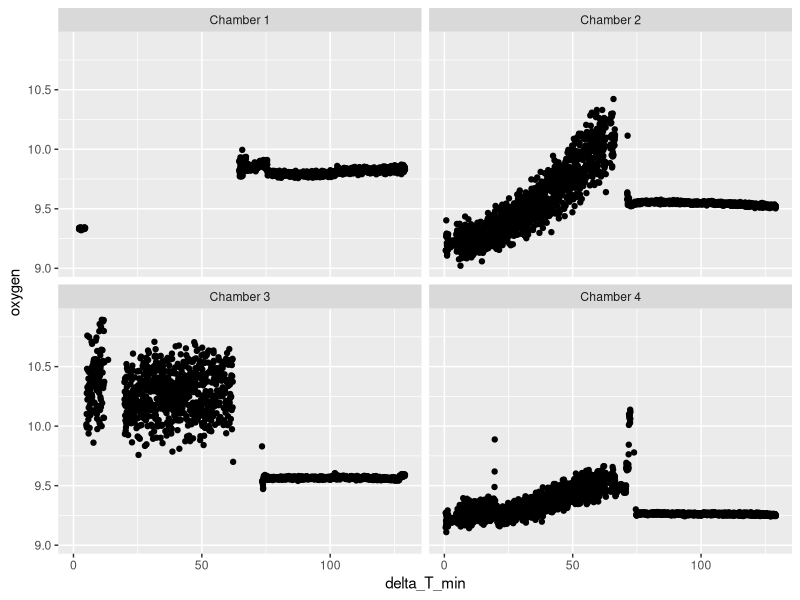
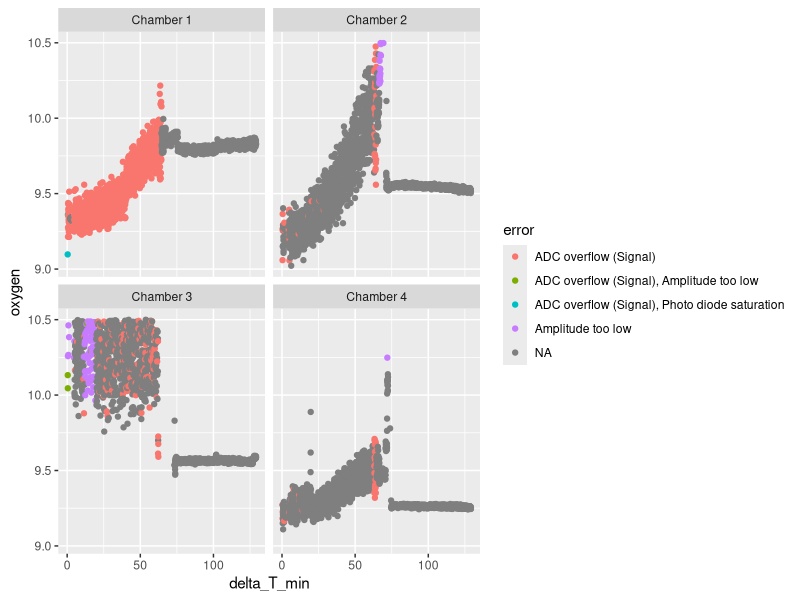
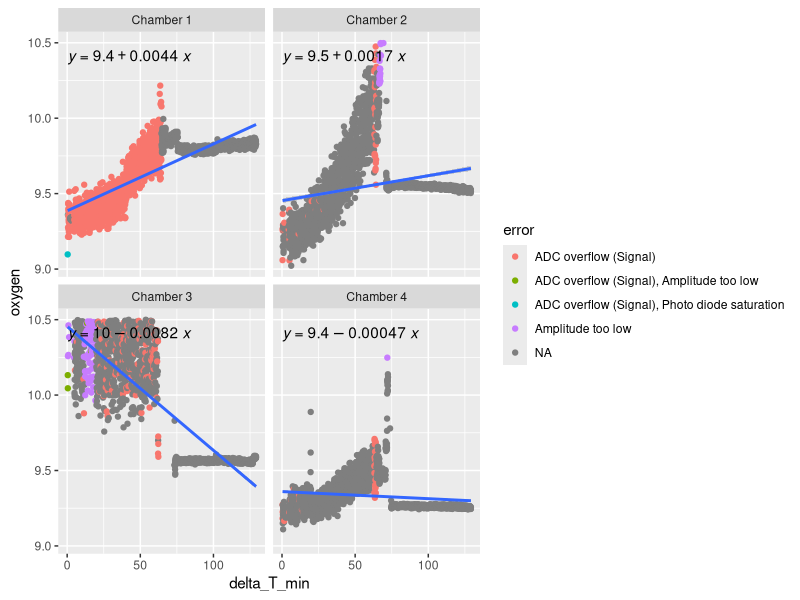
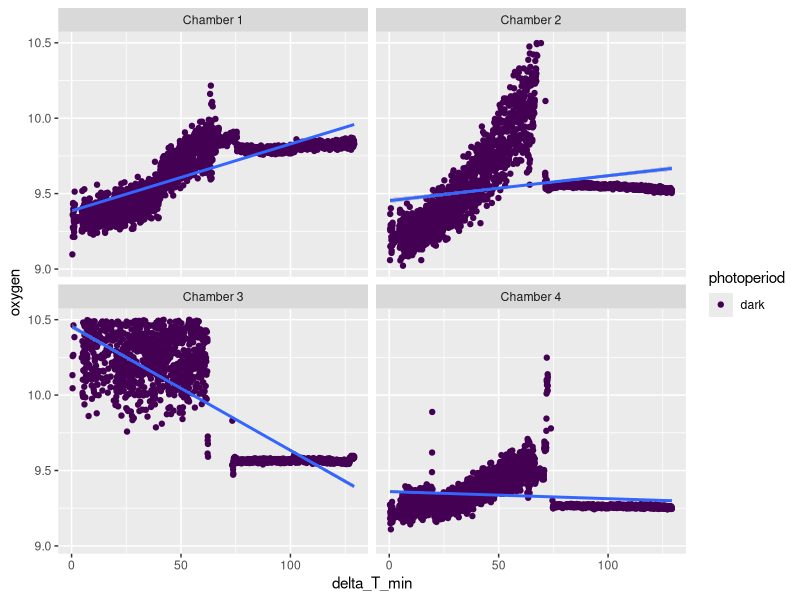
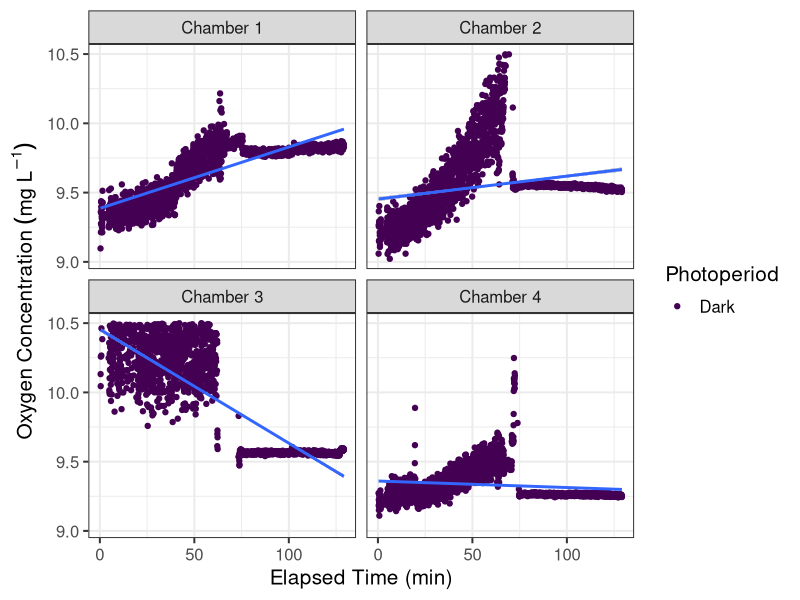
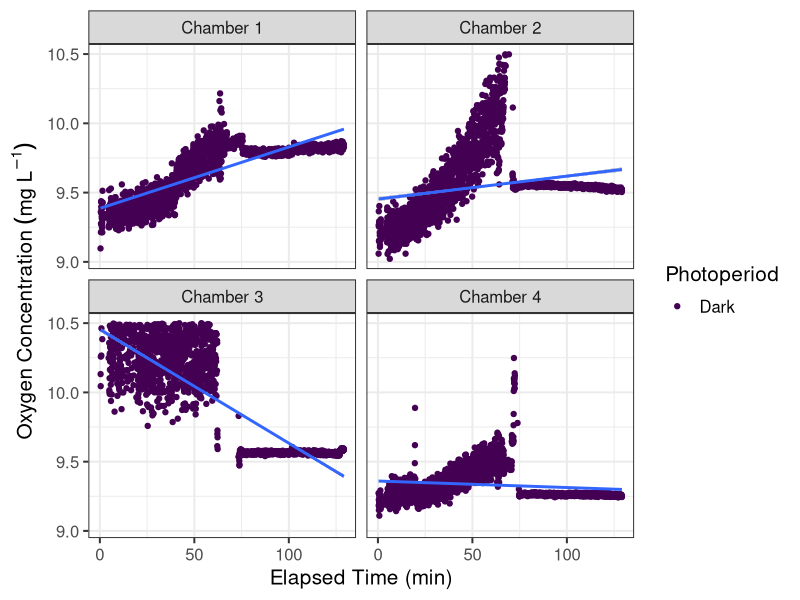
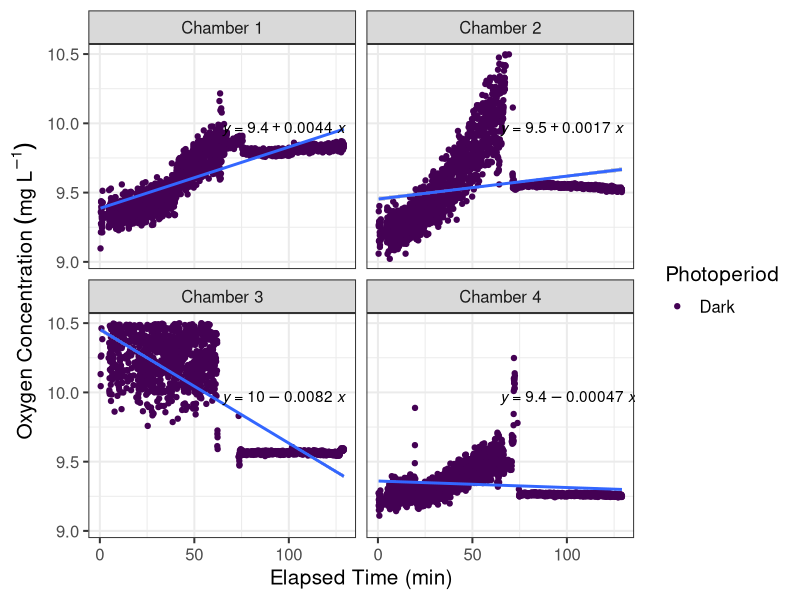

Recreate these plots in R, in order.
## ---- chunk 1
library(ggplot2)
library(tidyverse)
library(lubridate)
library(ggpubr)
# changing working directory from /scripts to /tahoe_lab_inc_analysis
knitr::opts_knit$set(root.dir = '..')
## ---- chunk 2
dat <- read_csv("data/201201_sugarpt_lab_inc_R.csv", skip = 1)
str(dat)
#View(dat)

# formatting date times column to posixct
dat$date_time_PST <- dmy_hms(dat$date, tz = "America/Los_Angeles")
head(dat)

# filtering out rows with error codes, and adding in chamber numbers based on sensor column
dat_2 <- dat %>%
  filter(is.na(error)) %>%
  mutate(chamber = ifelse(sensor == "Batch 3 (PSt3)", "Chamber 1", ifelse(sensor == "Batch 3_1 (PSt3)", "Chamber 2", ifelse(sensor == "Batch 3_2 (PSt3)", "Chamber 3", "Chamber 4"))))
head(dat_2)

# selecting only columns I need
dat_subset <- dat_2 %>%
  select(date, delta_T_min, oxygen, temp, chamber, date_time_PST)

## ---- chunk 3
# plotting only data points with no error code
dat_subset %>%
  ggplot(aes(x = delta_T_min, y = oxygen)) +
  geom_point() +
  facet_wrap(~chamber)

# plot of all data points (including rows with errors)
#first need to add chamber column to dat dataframe
dat_1 <- dat %>%
  mutate(chamber = ifelse(sensor == "Batch 3 (PSt3)", "Chamber 1", ifelse(sensor == "Batch 3_1 (PSt3)", "Chamber 2", ifelse(sensor == "Batch 3_2 (PSt3)", "Chamber 3", "Chamber 4")))) %>%
  filter(oxygen < 10.5 & oxygen > 0) #filtering out outlier datapoints

o2_plot <- dat_1 %>%
  ggplot(aes(x = delta_T_min, y = oxygen)) +
  geom_point(aes(color = error)) +
  facet_wrap(~chamber)
o2_plot
# lots of crazy data points in the data with errors included
## ---- chunk 4
# adding regression lines
o2_plot +
  geom_smooth(method = "lm") +
  stat_regline_equation()

# adding column in data based on light and dark periods to use for grouping of data points
head(dat_1)
dat_1 <- dat_1 %>%
  mutate(photoperiod = ifelse(date_time_PST >= "2020-12-01 17:08:00", "dark", "light"))

metab_plot <- dat_1 %>%
  ggplot(aes(x = delta_T_min, y = oxygen, group = photoperiod)) +
  geom_point(aes(color = photoperiod)) +
  geom_smooth(method = "lm") +
  facet_wrap(~chamber) +
  scale_color_viridis_d()
metab_plot

# still some spurious values dark photoperiod first started
# filtering data to remove some points in that transition from light to dark
dat_1_clean <- dat_1 %>%
  filter(date_time_PST < "2020-12-01 17:05:00" | date_time_PST > "2020-12-01 17:15:00")

# replotting using cleaned data
plot_metab_clean <- dat_1_clean %>%
   ggplot(aes(x = delta_T_min, y = oxygen, group = photoperiod)) +
  geom_point(aes(color = photoperiod)) +
  geom_smooth(method = "lm") +
  facet_wrap(~chamber) +
  scale_color_viridis_d(name = "Photoperiod", labels = c("Dark", "Light")) +
  labs(y = expression(Oxygen~Concentration~(mg~L^{-1})), x = "Elapsed Time (min)") +
  theme_bw(base_size = 15)
plot_metab_clean

ggsave("plots/201201_sugarpt_inc/metab_clean.png", plot = plot_metab_clean, width = 10, height = 7)

# adding equations to plots
plot_metab_trendline <- plot_metab_clean +
  stat_regline_equation(label.x.npc = c(0.5, 0), label.y.npc = c(0.65, 1))

ggsave("plots/201201_sugarpt_inc/metab_trendline.png", plot = plot_metab_trendline, width = 10, height = 7)

